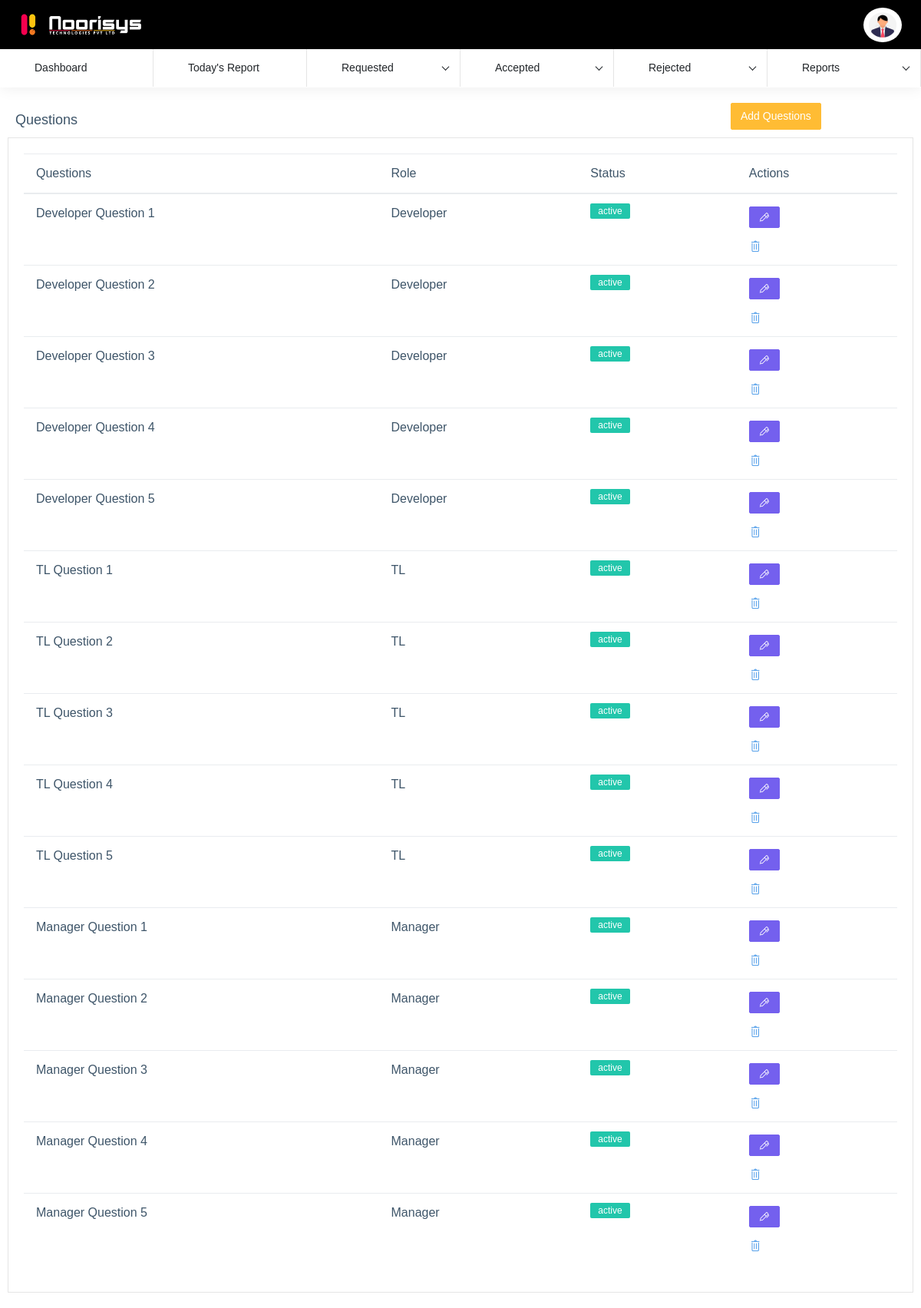
Page /index.php/admin_report/question_list on the committed database.
### tables this page shows
CREATE TABLE `questions` (
  `id` int(50) NOT NULL,
  `users_group_id` int(11) NOT NULL,
  `question` varchar(255) NOT NULL,
  `status` enum('active','inactive') NOT NULL DEFAULT 'active',
  `created_at` varchar(255) NOT NULL,
  `updated_at` varchar(255) NOT NULL
);

CREATE TABLE `users_groups` (
  `id` int(11) NOT NULL,
  `name` varchar(255) NOT NULL DEFAULT '',
  `allow_view_all` tinyint(1) DEFAULT NULL,
  `allow_manage_projects` tinyint(1) DEFAULT NULL,
  `allow_manage_tasks` tinyint(1) DEFAULT NULL,
  `allow_manage_tickets` tinyint(1) DEFAULT NULL,
  `allow_manage_users` tinyint(1) DEFAULT NULL,
  `allow_manage_configuration` tinyint(1) DEFAULT NULL,
  `allow_manage_tasks_viewonly` tinyint(1) DEFAULT NULL,
  `allow_manage_discussions` tinyint(1) DEFAULT NULL,
  `allow_manage_discussions_viewonly` tinyint(1) DEFAULT NULL
);

### application/controllers/Admin_Report.php (called while the page is built, shortened)
<?php
class Admin_Report extends CI_Controller
{
    public function __construct()
    {
			$this->load->model('Admin_Model');
    }
    public function question_list()
    {
            $data['question'] = $this->Admin_Model->get_questions();
            $this->load->view('admin/admin_header');
            $this->load->view('admin/admin_menubar');
            $this->load->view('admin-report/admin_question_list',$data);
            $this->load->view('admin/admin_footer');
    }
}
?>

### index.php (called while the page is built, shortened)
<?php
require_once BASEPATH.'core/CodeIgniter.php';

### application/models/Admin_Model.php (called while the page is built, shortened)
<?php
    class Admin_Model extends CI_Model
    {
        public function get_questions()
        {
            return $this->db->select('q.*,sc.name as name')
                    ->join('users_groups as sc','sc.id=q.users_group_id','left')
                    ->order_by('q.status', "DESC")
                    ->get('questions as q')
                    ->result_array();
        }
    }
?>

### application/views/admin-report/admin_question_list.php (the view, shortened to what this page needs)
<div class="page-breadcrumb">
<div class="row">
<div class="col-5 align-self-center">
<h4 class="page-title">Questions</h4>
</div>
<a style="margin-left: 450px; margin-bottom: 10px;" href="admin-add-quest" type="button" class="btn waves-effect waves-light btn-warning">Add Questions</a>
</div>
</div>
<div class="container-fluid">
<div class="row">
<div class="col-lg-12">
<div class="card">
<div class="card-body">
<div class="table-responsive">
<table class="table product-overview" id="zero_config">
<thead>
<tr>
<th>Questions</th>
<th>Role</th>
<th>Status</th>
<th>Actions</th>
</tr>
</thead>
<tbody>
<?php foreach($question as $q){?>
<tr>
<td><?= $q['question']?></td>
<td><?= $q['name']?></td>
<td> <span class="label label-success font-weight-100"><?= $q['status'] ?></span></td>
<td><form action="<?= base_url('admin-edit_question/').$q['id'] ?>" method="POST"><button type="button" class="btn btn-primary" data-toggle="modal" data-target="#exampleModal" data-whatever="@mdo"><i class="ti-marker-alt"></i></button></form><a href="javascript:void(0)" class="text-inverse" title="Delete" data-toggle="tooltip"><i class="ti-trash"></i></a></td>
</tr>
<?php  } ?>
</tbody>
</table>
</div>
</div>
</div>
</div>
</div>

### application/views/admin/admin_header.php (shortened to what this page needs)
<html lang="en" dir="ltr">
<head>
	<link href="<?= base_url('/assets/extra-libs/datatables.net-bs4/css/dataTables.bootstrap4.css') ?>" rel="stylesheet">
	<link rel="stylesheet" type="text/css" href="<?=base_url('assets/libs/daterangepicker/daterangepicker.css')?>">
    <link href="<?= base_url('assets/extra-libs/c3/c3.min.css') ?>" rel="stylesheet">
    <link href="<?= base_url('dist/css/style.min.css') ?>" rel="stylesheet">
</head>
<body>
    <div id="main-wrapper">
        <header class="topbar">
            <nav class="navbar top-navbar navbar-expand-md navbar-dark">
                <div class="navbar-header">
                    <a class="navbar-brand" href="<?= base_url('admin-dashboard') ?>">
                        <b class="logo-icon">
                            <img src="<?= base_url('assets/images/noorisys-logo.png') ?>" alt="homepage" width="170px" class="light-logo" />
                        </b>
                    </a>
                </div>
                <div class="navbar-collapse collapse" id="navbarSupportedContent">
                    <ul class="navbar-nav float-right">
                        <li class="nav-item dropdown">
                            <a class="nav-link dropdown-toggle text-muted waves-effect waves-dark pro-pic" href="" data-toggle="dropdown" aria-haspopup="true"
                                aria-expanded="false">
                                <img src="<?= base_url('assets/images/users/no_user.jpg') ?>" alt="user" class="rounded-circle" style="margin-top: 10px;" width="50px" height="45px">
                            </a>
                        </li>
                    </ul>
                </div>
            </nav>
        </header>

### application/views/admin/admin_menubar.php (shortened to what this page needs)
<aside class="left-sidebar">
            <div class="scroll-sidebar">
                <nav class="sidebar-nav">
                    <ul id="sidebarnav">
                          <li class="sidebar-item"> <a class="sidebar-link waves-effect waves-dark" href="<?= base_url('admin-dashboard') ?>" aria-expanded="false"><i class="icon-Car-Wheel"></i><span class="hide-menu">Dashboard </span></a></li>
												  <li class="sidebar-item"> <a class="sidebar-link waves-effect waves-dark" href="<?= base_url('admin-leave-dashboard') ?>" aria-expanded="false"><i class="icon-Car-Wheel"></i><span class="hide-menu">Today's Report</span></a></li>
                          <li class="sidebar-item dropdown"> <a class="sidebar-link has-arrow waves-effect waves-dark" href="javascript:void(0)" aria-expanded="false"><i class="icon-Duplicate-Window"></i><span class="hide-menu">Requested</span></a>
                         <li class="sidebar-item dropdown"> <a class="sidebar-link has-arrow waves-effect waves-dark" href="javascript:void(0)" aria-expanded="false"><i class="icon-Duplicate-Window"></i><span class="hide-menu">Accepted</span></a>
                         <li class="sidebar-item dropdown"> <a class="sidebar-link has-arrow waves-effect waves-dark" href="javascript:void(0)" aria-expanded="false"><i class="icon-Duplicate-Window"></i><span class="hide-menu">Rejected</span></a>
                         <li class="sidebar-item dropdown"> <a class="sidebar-link has-arrow waves-effect waves-dark" href="javascript:void(0)" aria-expanded="false"><i class="icon-Duplicate-Window"></i><span class="hide-menu">Reports</span></a>
                    </ul>
                </nav>
            </div>
        </aside>

### application/views/admin/admin_footer.php (shortened to what this page needs)
</body>
</html>

### rows in the picture
questions: question "Developer Question 1", users_group.name "Developer", status "active"
questions: question "Developer Question 2", users_group.name "Developer", status "active"
questions: question "Developer Question 3", users_group.name "Developer", status "active"
questions: question "Developer Question 4", users_group.name "Developer", status "active"
questions: question "Developer Question 5", users_group.name "Developer", status "active"
questions: question "TL Question 1", users_group.name "TL", status "active"
questions: question "TL Question 2", users_group.name "TL", status "active"
questions: question "TL Question 3", users_group.name "TL", status "active"
questions: question "TL Question 4", users_group.name "TL", status "active"
questions: question "TL Question 5", users_group.name "TL", status "active"
questions: question "Manager Question 1", users_group.name "Manager", status "active"
questions: question "Manager Question 2", users_group.name "Manager", status "active"
questions: question "Manager Question 3", users_group.name "Manager", status "active"
questions: question "Manager Question 4", users_group.name "Manager", status "active"
questions: question "Manager Question 5", users_group.name "Manager", status "active"
